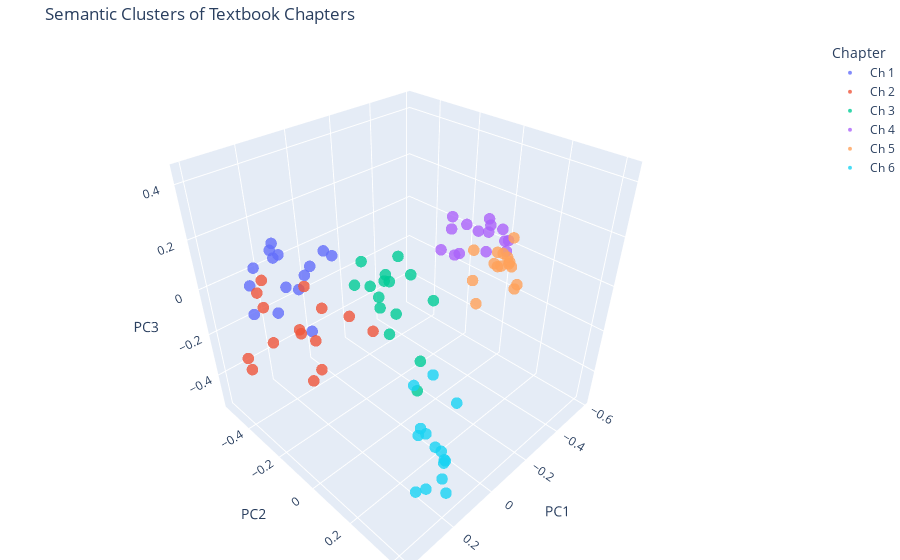

Write notebook code for a chart like this one.
### Markdown cell above
### 3D Visualization of chapters
We plot the chunks in 3D space, coloring them by chapter. We should see chunks from the same chapters cluster together.

### Code cell
pca = PCA(n_components=3)
reduced_book = pca.fit_transform(book_embeddings_array)

df = pd.DataFrame({
    'x': reduced_book[:, 0],
    'y': reduced_book[:, 1],
    'z': reduced_book[:, 2],
    'chapter': chapter_labels,
    'text': chapter_chunks
})

fig = px.scatter_3d(
    df, 
    x='x', y='y', z='z',
    color='chapter',
    hover_data={'x': False, 'y': False, 'z': False, 'chapter': True},
    title="Semantic Clusters of Textbook Chapters",
    color_discrete_sequence=px.colors.qualitative.Plotly
)

fig.update_traces(
    marker=dict(size=4, opacity=0.8, line=dict(width=0))
)

fig.update_layout(
    margin=dict(l=0, r=0, b=0, t=40),
    legend_title_text='Chapter',
    scene=dict(
        xaxis_title='PC1',
        yaxis_title='PC2',
        zaxis_title='PC3'
    )
)

fig.show()

### Figure 1 — Plotly figure (JSON) as saved in the notebook; plotly's stock layout.template omitted (floating-point values rounded to 4 significant figures)
{"data": [{"customdata": [["Ch 1"], ["Ch 1"], ["Ch 1"], ["Ch 1"], ["Ch 1"], ["Ch 1"], ["Ch 1"], ["Ch 1"], ["Ch 1"], ["Ch 1"], ["Ch 1"], ["Ch 1"], ["Ch 1"], ["Ch 1"], ["Ch 1"]], "hovertemplate": "chapter=%{customdata[0]}<extra></extra>", "legendgroup": "Ch 1", "marker": {"color": "#636EFA", "line": {"width": 0}, "opacity": 0.8, "size": 4, "symbol": "circle"}, "mode": "markers", "name": "Ch 1", "scene": "scene", "showlegend": true, "type": "scatter3d", "x": [0.161, 0.01113, 0.09669, 0.2252, 0.1939, 0.08508, 0.2695, 0.1746, 0.2686, 0.2812, 0.2538, 0.1666, 0.1374, 0.2066, 0.174], "y": [-0.4612, -0.3426, -0.364, -0.5381, -0.4603, -0.2904, -0.3158, -0.4763, -0.506, -0.485, -0.3608, -0.4278, -0.3439, -0.2844, -0.28], "z": [0.07372, 0.05668, 0.03933, 0.01132, 0.1066, 0.13, 0.2248, 0.05943, -0.03122, -0.1427, -0.08563, -0.04841, 0.02867, 0.02985, -0.1675]}, {"customdata": [["Ch 2"], ["Ch 2"], ["Ch 2"], ["Ch 2"], ["Ch 2"], ["Ch 2"], ["Ch 2"], ["Ch 2"], ["Ch 2"], ["Ch 2"], ["Ch 2"], ["Ch 2"], ["Ch 2"], ["Ch 2"], ["Ch 2"]], "hovertemplate": "chapter=%{customdata[0]}<extra></extra>", "legendgroup": "Ch 2", "marker": {"color": "#EF553B", "line": {"width": 0}, "opacity": 0.8, "size": 4, "symbol": "circle"}, "mode": "markers", "name": "Ch 2", "scene": "scene", "showlegend": true, "type": "scatter3d", "x": [0.2928, 0.4005, 0.2979, 0.2382, 0.3841, 0.3331, 0.2655, 0.2253, 0.1423, 0.2788, 0.2983, 0.215, 0.1769, 0.2118, 0.2967], "y": [-0.3899, -0.345, -0.4088, -0.1511, -0.3925, -0.2877, -0.2193, -0.2744, -0.2515, -0.149, -0.364, -0.2383, -0.05524, 0.0996, -0.08415], "z": [-0.0567, -0.2512, -0.0008334, -0.2314, -0.2378, -0.134, -0.07681, -0.147, -0.06578, -0.2568, 0.07299, 0.06854, 0.02036, 0.06399, -0.02969]}, {"customdata": [["Ch 3"], ["Ch 3"], ["Ch 3"], ["Ch 3"], ["Ch 3"], ["Ch 3"], ["Ch 3"], ["Ch 3"], ["Ch 3"], ["Ch 3"], ["Ch 3"], ["Ch 3"], ["Ch 3"], ["Ch 3"], ["Ch 3"]], "hovertemplate": "chapter=%{customdata[0]}<extra></extra>", "legendgroup": "Ch 3", "marker": {"color": "#00CC96", "line": {"width": 0}, "opacity": 0.8, "size": 4, "symbol": "circle"}, "mode": "markers", "name": "Ch 3", "scene": "scene", "showlegend": true, "type": "scatter3d", "x": [0.2345, 0.2617, 0.3157, 0.2898, 0.3596, 0.2996, 0.3723, 0.3204, 0.3099, 0.25, 0.2321, 0.3136, 0.3501, 0.3574, 0.2836], "y": [0.2008, 0.2097, 0.1511, 0.1846, 0.2353, 0.2565, 0.3135, 0.4021, 0.3045, 0.2973, 0.2329, 0.2444, 0.4208, 0.3292, 0.4076], "z": [0.3033, 0.3221, 0.3068, 0.3065, 0.4368, 0.381, 0.3438, 0.1954, 0.2881, 0.3769, 0.3956, 0.3123, 0.1259, 0.2628, 0.3686]}, {"customdata": [["Ch 4"], ["Ch 4"], ["Ch 4"], ["Ch 4"], ["Ch 4"], ["Ch 4"], ["Ch 4"], ["Ch 4"], ["Ch 4"], ["Ch 4"], ["Ch 4"], ["Ch 4"], ["Ch 4"], ["Ch 4"], ["Ch 4"]], "hovertemplate": "chapter=%{customdata[0]}<extra></extra>", "legendgroup": "Ch 4", "marker": {"color": "#AB63FA", "line": {"width": 0}, "opacity": 0.8, "size": 4, "symbol": "circle"}, "mode": "markers", "name": "Ch 4", "scene": "scene", "showlegend": true, "type": "scatter3d", "x": [-0.378, -0.3223, -0.3879, -0.3866, -0.5395, -0.5362, -0.455, -0.3042, -0.5464, -0.5635, -0.5804, -0.587, -0.5259, -0.5219, -0.4378], "y": [-0.1577, -0.01906, -0.09625, -0.1139, -0.05715, -0.1052, -0.09959, -0.04616, -0.06361, -0.00861, 0.01091, -0.08462, 0.03202, 0.04652, 0.01422], "z": [-0.004266, 0.06173, -0.005783, 0.1527, 0.04975, 0.03698, 0.09952, 0.1593, 0.1029, 0.07173, 0.0234, 0.05181, 0.05174, 0.01464, 0.03457]}, {"customdata": [["Ch 5"], ["Ch 5"], ["Ch 5"], ["Ch 5"], ["Ch 5"], ["Ch 5"], ["Ch 5"], ["Ch 5"], ["Ch 5"], ["Ch 5"], ["Ch 5"], ["Ch 5"], ["Ch 5"], ["Ch 5"], ["Ch 5"]], "hovertemplate": "chapter=%{customdata[0]}<extra></extra>", "legendgroup": "Ch 5", "marker": {"color": "#FFA15A", "line": {"width": 0}, "opacity": 0.8, "size": 4, "symbol": "circle"}, "mode": "markers", "name": "Ch 5", "scene": "scene", "showlegend": true, "type": "scatter3d", "x": [-0.4317, -0.3939, -0.3421, -0.4961, -0.5582, -0.4992, -0.5665, -0.5557, -0.5389, -0.4327, -0.4467, -0.4423, -0.4416, -0.4863, -0.3608], "y": [-0.03949, -0.005648, 0.05875, 0.0305, 0.04986, 0.07059, -0.02474, 0.04365, 0.06613, 0.09095, 0.08566, 0.1636, 0.05345, 0.0882, 0.2073], "z": [0.02106, -0.08345, -0.1335, -0.04987, 0.05964, 0.008438, -0.03923, -0.04836, -0.05431, 0.007288, 0.05354, -0.04514, -0.002488, -0.008081, -0.004149]}, {"customdata": [["Ch 6"], ["Ch 6"], ["Ch 6"], ["Ch 6"], ["Ch 6"], ["Ch 6"], ["Ch 6"], ["Ch 6"], ["Ch 6"], ["Ch 6"], ["Ch 6"], ["Ch 6"], ["Ch 6"], ["Ch 6"], ["Ch 6"]], "hovertemplate": "chapter=%{customdata[0]}<extra></extra>", "legendgroup": "Ch 6", "marker": {"color": "#19D3F3", "line": {"width": 0}, "opacity": 0.8, "size": 4, "symbol": "circle"}, "mode": "markers", "name": "Ch 6", "scene": "scene", "showlegend": true, "type": "scatter3d", "x": [0.2051, 0.1985, 0.1214, 0.1976, 0.2362, 0.221, 0.2048, 0.245, 0.08955, 0.1707, 0.1248, 0.176, 0.2054, 0.1658, 0.191], "y": [0.2808, 0.2827, 0.3688, 0.315, 0.2974, 0.4131, 0.3619, 0.3359, 0.2886, 0.3127, 0.3387, 0.3913, 0.3282, 0.3685, 0.384], "z": [-0.5398, -0.2624, -0.1136, -0.2315, -0.0123, -0.2666, -0.249, -0.1556, -0.4205, -0.003568, -0.3986, -0.4703, -0.4806, -0.3339, -0.3925]}], "layout": {"legend": {"title": {"text": "Chapter"}, "tracegroupgap": 0}, "margin": {"b": 0, "l": 0, "r": 0, "t": 40}, "scene": {"domain": {"x": [0, 1], "y": [0, 1]}, "xaxis": {"title": {"text": "PC1"}}, "yaxis": {"title": {"text": "PC2"}}, "zaxis": {"title": {"text": "PC3"}}}, "title": {"text": "Semantic Clusters of Textbook Chapters"}}}
